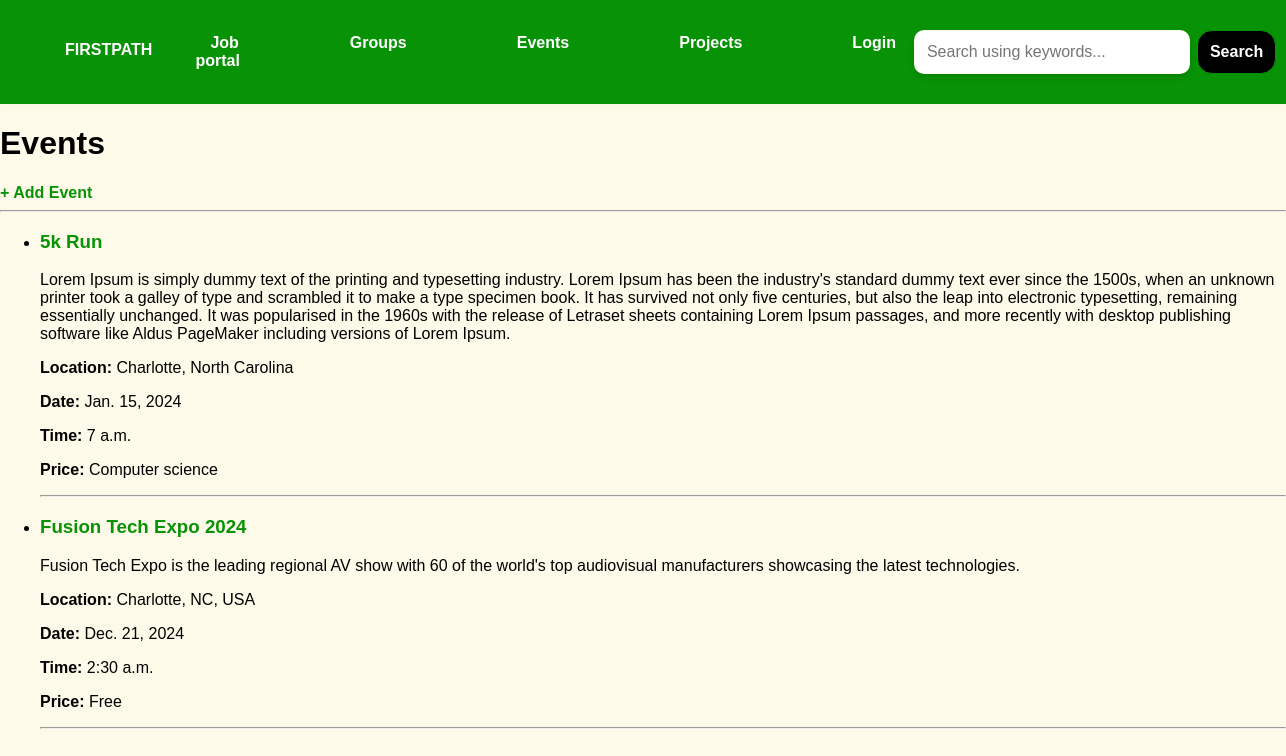
/events/, run on an earlier commit of the app's database.
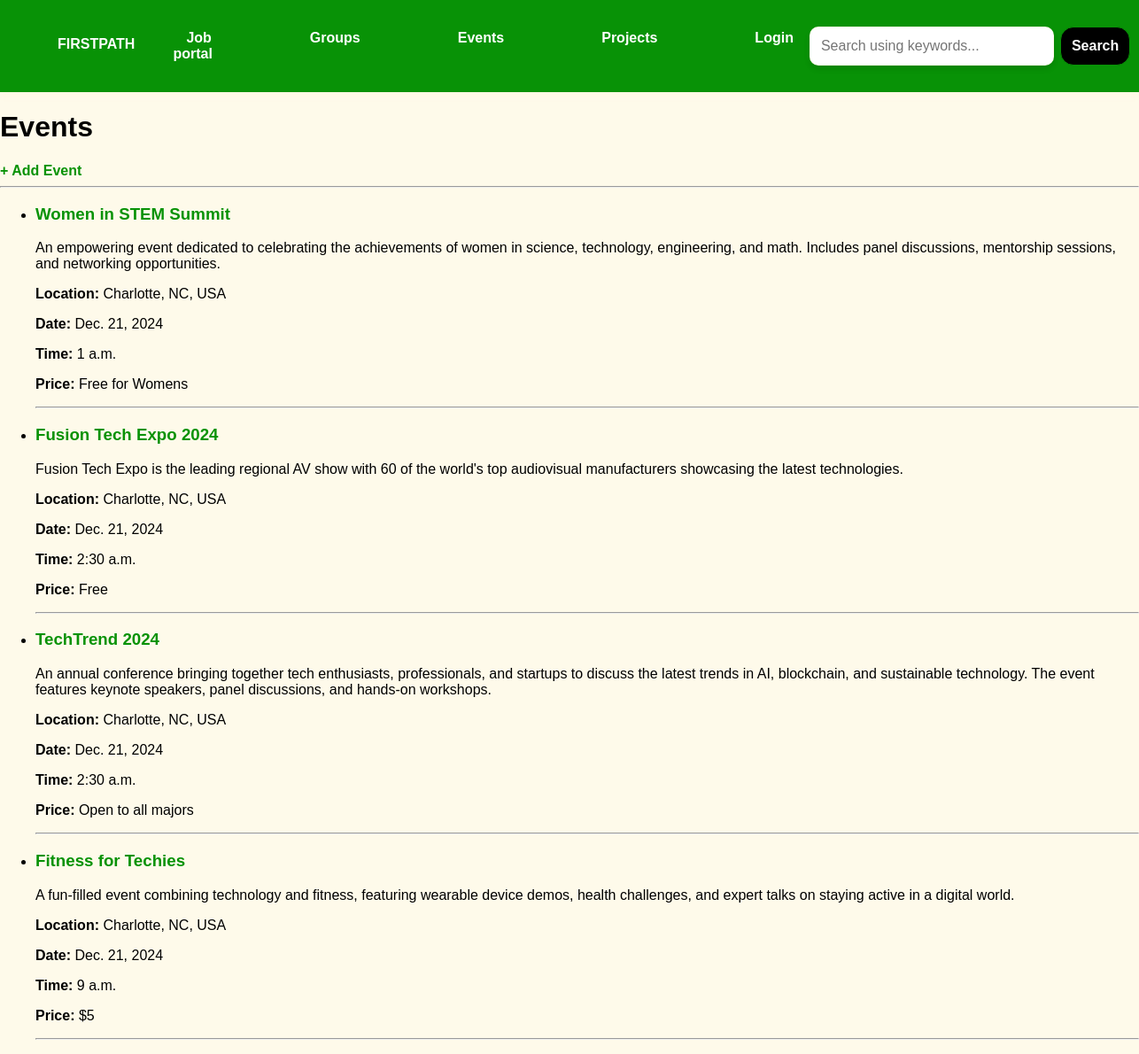
And on a later commit of the database.
### base/models.py (models this page shows, shortened)
class Event(models.Model):
    host = models.ForeignKey(User, on_delete=models.CASCADE)  # The user posting the event
    title = models.CharField(max_length=200)
    description = models.TextField()
    location = models.CharField(max_length=200)
    date = models.DateField()
    time = models.TimeField()
    major = models.CharField(max_length=200)  # Related major
    created = models.DateTimeField(auto_now_add=True)

### base/views.py (the view, shortened to what this page needs)
# urls.py: path('events/', views.events_list, name="events-list"),
def events_list(request):
    events = Event.objects.all().order_by('date', 'time')  # Order by date and time
    q = request.GET.get('q') if request.GET.get('q') else ''
    context = {'events': events}
    return render(request, 'base/events_list.html', context)

### base/templates/base/events_list.html
{% extends 'main.html' %}
{% block content %}
<h1>Events</h1>
<a href="{% url 'create-event' %}">+ Add Event</a>
<hr>
<ul>
    {% for event in events %}
    <li>
        <h3>{{ event.title }}</h3>
        <p>{{ event.description }}</p>
        <p><strong>Location:</strong> {{ event.location }}</p>
        <p><strong>Date:</strong> {{ event.date }}</p>
        <p><strong>Time:</strong> {{ event.time }}</p>
        <p><strong>Price:</strong> {{ event.major }}</p>
    </li>
    <hr>
    {% empty %}
    <p>No events found.</p>
    {% endfor %}
</ul>
{% endblock %}

What changed in the data, as far as the page shows it:
removed Event: title "5k Run", description "Lorem Ipsum is simply dummy text of the printing and typesetting industry. Lorem Ipsum has been the industry's standard dummy text ever since the 1500s, when an unknown printer took a galley of type and scrambled it to make a type specimen book. It has survived not only five centuries, but also the leap into electronic typesetting, remaining essentially unchanged. It was popularised in the 1960s with the release of Letraset sheets containing Lorem Ipsum passages, and more recently with desktop publishing software like Aldus PageMaker including versions of Lorem Ipsum.", location "Charlotte, North Carolina", date "Jan. 15, 2024", time "7 a.m.", major "Computer science"
added Event: title "Women in STEM Summit", description "An empowering event dedicated to celebrating the achievements of women in science, technology, engineering, and math. Includes panel discussions, mentorship sessions, and networking opportunities.", location "Charlotte, NC, USA", date "Dec. 21, 2024", time "1 a.m.", major "Free for Womens"
added Event: title "TechTrend 2024", description "An annual conference bringing together tech enthusiasts, professionals, and startups to discuss the latest trends in AI, blockchain, and sustainable technology. The event features keynote speakers, panel discussions, and hands-on workshops.", location "Charlotte, NC, USA", date "Dec. 21, 2024", time "2:30 a.m.", major "Open to all majors"
added Event: title "Fitness for Techies", description "A fun-filled event combining technology and fitness, featuring wearable device demos, health challenges, and expert talks on staying active in a digital world.", location "Charlotte, NC, USA", date "Dec. 21, 2024", time "9 a.m.", major "$5"
